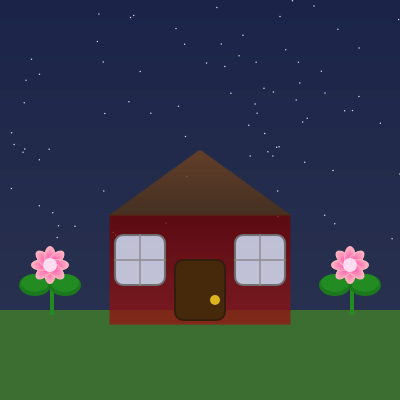
Frame 1 (no input)
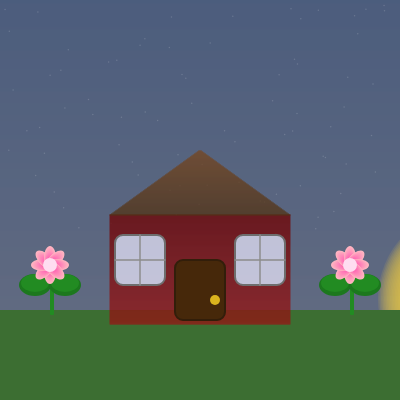
Frame 60 (no input)
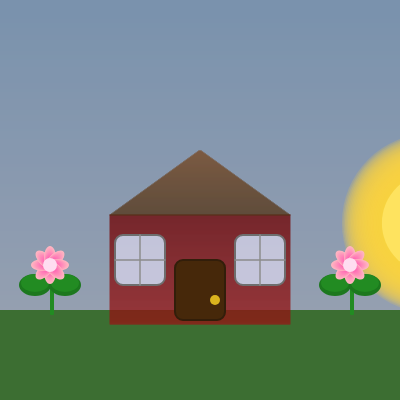
Frame 120 (the mouse pressed at the canvas centre since frame 60)

The p5.js sketch that drew these frames (run headless with seeded random() and noise() and a simulated clock; from frame 60 on, the mouse is pressed at the canvas centre):

// p5.js sketch
// ── sketch.js
let angle = 0;

function setup() {
  createCanvas(400, 400);
  angleMode(RADIANS);
}

function draw() {
  background(0);

  let cx = width / 2;
  let cy = height - 20;
  let r = 280;

  let sunX = cx + r * cos(angle);
  let sunY = cy - r * sin(angle);

  let moonAngle = angle + PI;
  let moonX = cx + r * cos(moonAngle);
  let moonY = cy - r * sin(moonAngle);

  let t = constrain((sunY - height / 2) / (height / 2), 0, 1);
  drawGradientSky(t);
  drawSun(sunX, sunY, t);
  drawMoon(moonX, moonY, t);

  if (t > 0.4) {
    drawStars(t);
  }

  drawGround();
  drawHouse(200, 270);
  drawPlant(50, 310);
  drawPlant(350, 310);

  angle += 0.005;
  if (angle > TWO_PI) {
    angle -= TWO_PI;
  }
}

// Renders a smooth transition sky gradient based on time of day
function drawGradientSky(t) {
  for (let y = 0; y < height; y++) {
    let inter = map(y, 0, height, 0, 1);
    let dayColor = lerpColor(color(180, 215, 250), color(230, 240, 255), inter);
    let nightColor = lerpColor(color(20, 30, 80), color(40, 50, 90), inter);
    let skyColor = lerpColor(dayColor, nightColor, t);
    stroke(skyColor);
    line(0, y, width, y);
  }
}

// Draws the sun with brightness fading based on daytime
function drawSun(x, y, t) {
  let alpha = map(1 - t, 0, 1, 0, 255);
  push();
  noStroke();
  for (let r = 90; r > 50; r -= 1.5) {
    let a = map(r, 50, 90, 0, alpha * 0.2);
    fill(255, 210, 60, a);
    ellipse(x, y, r * 2);
  }
  fill(255, 230, 100, alpha);
  ellipse(x, y, 100);
  pop();
}

// Draws the moon with crescent shading and brightness based on night
function drawMoon(x, y, t) {
  let alpha = map(t, 0, 1, 0, 255);
  push();
  noStroke();
  fill(220, 220, 255, alpha);
  ellipse(x, y, 50);
  fill(20, 30, 80, alpha);
  ellipse(x + 10, y - 5, 45);
  pop();
}

// Generates random stars that appear during nighttime
function drawStars(t) {
  let starAlpha = map(t, 0.4, 1, 0, 255);
  fill(255, starAlpha);
  noStroke();
  for (let i = 0; i < 80; i++) {
    let x = random(width);
    let y = random(height * 0.6);
    ellipse(x, y, 1.5);
  }
}

// Draws the static green ground at the bottom of the canvas
function drawGround() {
  noStroke();
  fill(60, 110, 50);
  rect(0, 310, width, 100);
}

// Builds a gradient-colored house with door and windows
function drawHouse(cx, baseY) {
  push();
  rectMode(CENTER);
  for (let i = 0; i < 110; i++) {
    let inter = map(i, 0, 110, 0, 1);
    let c = lerpColor(color(110, 0, 0), color(150, 20, 20), inter);
    stroke(c);
    line(cx - 90, baseY - 55 + i, cx + 90, baseY - 55 + i);
  }
  for (let y = 0; y < 65; y++) {
    let inter = map(y, 0, 65, 0, 1);
    let c = lerpColor(color(80, 50, 20), color(120, 70, 30), inter);
    stroke(c);
    let x1 = cx - 90 + (y * (90 / 65));
    let x2 = cx + 90 - (y * (90 / 65));
    line(x1, baseY - 55 - y, x2, baseY - 55 - y);
  }
  fill(70, 40, 10);
  stroke(50, 30, 10);
  strokeWeight(2);
  rect(cx, baseY + 20, 50, 60, 8);
  noStroke();
  fill(220, 180, 30);
  ellipse(cx + 15, baseY + 30, 10);
  fill(210, 230, 255, 210);
  stroke(110);
  strokeWeight(2);
  rect(cx - 60, baseY - 10, 50, 50, 8);
  rect(cx + 60, baseY - 10, 50, 50, 8);
  stroke(140);
  strokeWeight(1.5);
  line(cx - 60, baseY - 35, cx - 60, baseY + 15);
  line(cx - 85, baseY - 10, cx - 35, baseY - 10);
  line(cx + 60, baseY - 35, cx + 60, baseY + 15);
  line(cx + 35, baseY - 10, cx + 85, baseY - 10);
  pop();
}

// Renders a plant with green leaves and a pink flower
function drawPlant(cx, baseY) {
  push();
  noStroke();
  fill(34, 139, 34);
  rect(cx, baseY - 25, 4, 30, 1);
  fill(28, 120, 30);
  ellipse(cx - 15, baseY - 25, 32, 22);
  ellipse(cx + 15, baseY - 25, 32, 22);
  fill(34, 139, 34);
  ellipse(cx - 15, baseY - 27, 28, 18);
  ellipse(cx + 15, baseY - 27, 28, 18);
  translate(cx, baseY - 45);
  for (let a = 0; a < 360; a += 45) {
    for (let r = 0; r < 12; r++) {
      let inter = map(r, 0, 11, 0, 1);
      let c = lerpColor(color(255, 182, 193), color(255, 105, 180), inter);
      fill(c);
      push();
      rotate(radians(a));
      ellipse(0, 7 - r * 0.5, 12 - r * 0.4, 24 - r);
      pop();
    }
  }
  fill(255, 220, 240);
  ellipse(0, 0, 14, 14);
  pop();
}
